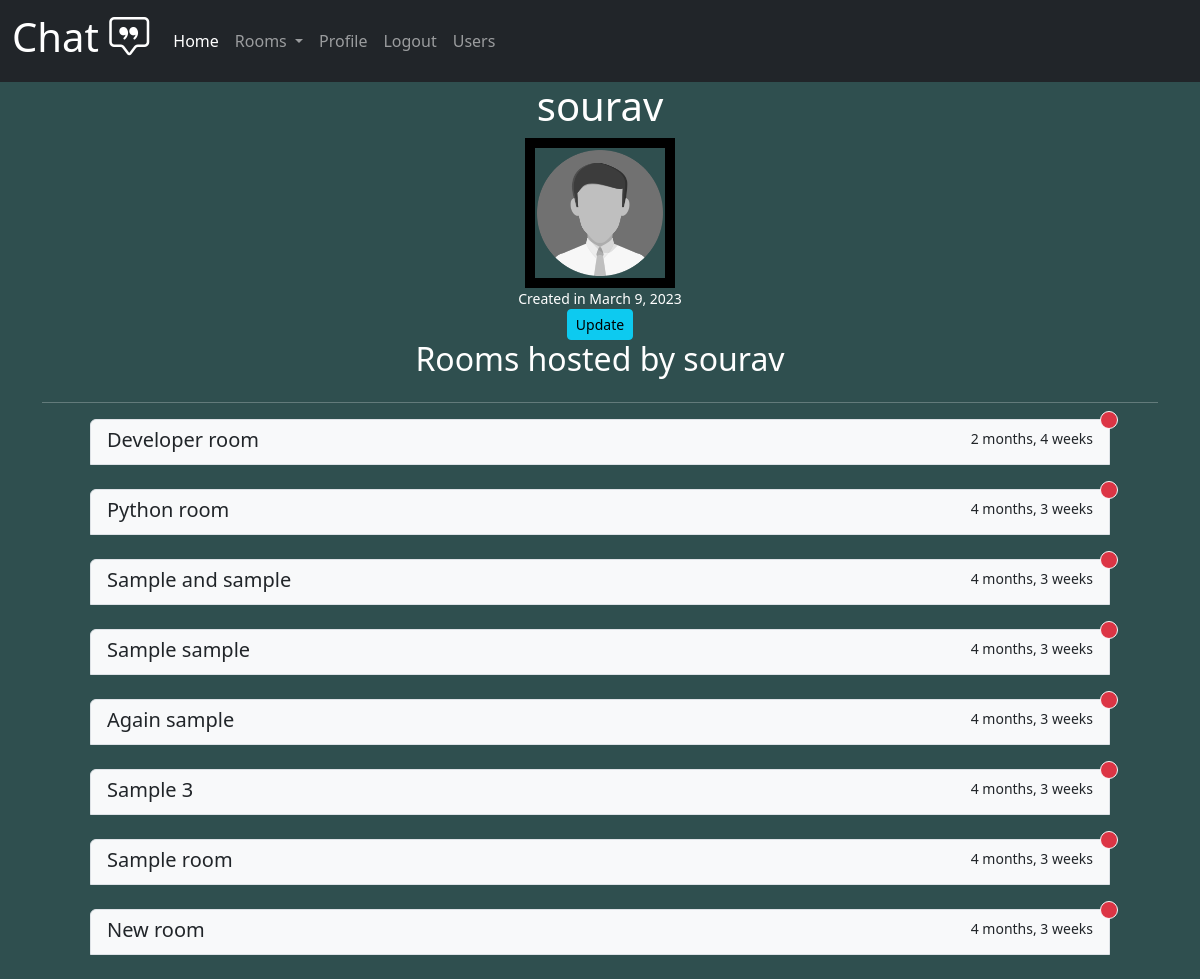
/user/profile/1/ (signed in), run on the app's committed database.
### user/models.py (models this page shows, shortened)
class User(AbstractUser):
    email=models.EmailField(unique=True,null=True)
    img=models.ImageField(default='user.png',null=True)
    class Meta:
        ordering=['-date_joined']
    USERNAME_FIELD='email'
    REQUIRED_FIELDS=[]

### home/models.py (models this page shows)
class Rooms(models.Model):
    name=models.CharField(max_length=250)
    user=models.ForeignKey(User,on_delete=models.CASCADE)
    password=models.CharField(max_length=250,null=True)
    created=models.DateTimeField(auto_now=True)
    updated=models.DateTimeField(auto_now_add=True)
    def __str__(self):
        return self.name
    class Meta:
        ordering=['-created']

### user/views.py (the view)
# urls.py: path('profile/<str:pk>/',views.profile,name='profile'),
@login_required(login_url='login')
def profile(request,pk):
    users=User.objects.get(id=pk)
    rooms=users.rooms_set.all()
    msgs=users.message_set.all()
    message=Message.objects.all()
    context={'users':users,'rooms':rooms,'msgs':msgs,'message':message}
    return render(request,'profile.html',context)

### user/templates/profile.html (shortened to what this page needs)
{% extends 'main.html' %}
{% block content %}
{% load static %}
    <div>
        <div id='head' class='text-center'>
            <h1>
                {{users.username}}
            </h1>
            <div id='card' >
                <img src= {{users.img.url}} />
            </div>
            <small>Created in {{users.date_joined|date}}</small>
            {% if request.user.username == users.username %}
                <a class='btn btn-sm btn-info' href={% url 'updateprofile' users.id %}>Update</a>
            {% endif %}
            <div class='text-center'>
                <h2>Rooms hosted by {{users.username}}</h2>
            </div>
        </div>
        <hr>
        {% if rooms %}
        {% for room in rooms %}
        <div class="list-group pe-5 ps-5 " >
            <a href={% url 'room_password' room.id %} class="list-group-item list-group-item-action bg-light" id='list'>
              <div class="d-flex w-100 justify-content-between"  >
                <h5 class="mb-1 ">{{room}}</h5>
                <small >{{room.created|timesince}}</small>
                {% if message  %}
                    <span class="position-absolute top-0 start-100 translate-middle p-2 bg-danger border border-light rounded-circle">
                    </span>
                {% endif %}
              </div>
            </a>
            <br>
          </div>
        {% endfor %}
        {% endif %}
    </div>
{% endblock content %}

### user/templates/profile.html (style rules this page uses)
a { text-decoration:none; color:black; }
#card { width:150px; height:150px; overflow:hidden; border:transparent; display:grid; place-items:center; }
#card img { width:100%; height:100%; filter:grayscale(1); transition:.4s; border:10px solid black; }
body { background-color:darkslategray; color:white; }
#head { display:grid; place-items:center; }

### data on the page
User: username "sourav", img (placeholder picture), date_joined "March 9, 2023"
Rooms: name "Developer room", created "2 months, 4 weeks"
Rooms: name "Python room", created "4 months, 3 weeks"
Rooms: name "Sample and sample", created "4 months, 3 weeks"
Rooms: name "Sample sample", created "4 months, 3 weeks"
Rooms: name "Again sample", created "4 months, 3 weeks"
Rooms: name "Sample 3", created "4 months, 3 weeks"
Rooms: name "Sample room", created "4 months, 3 weeks"
Rooms: name "New room", created "4 months, 3 weeks"
